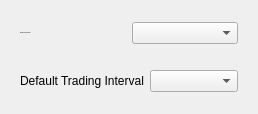
                            <widget class="QWidget" name="layoutWidget">
                                <property name="geometry">
                                    <rect>
                                        <x>10</x>
                                        <y>270</y>
                                        <width>258</width>
                                        <height>114</height>
                                    </rect>
                                </property>
                                <layout class="QVBoxLayout" name="verticalLayout_21">
                                    <item>
                                        <layout class="QHBoxLayout" name="horizontalLayout_6">
                                            <property name="leftMargin">
                                                <number>9</number>
                                            </property>
                                            <property name="topMargin">
                                                <number>9</number>
                                            </property>
                                            <property name="rightMargin">
                                                <number>9</number>
                                            </property>
                                            <property name="bottomMargin">
                                                <number>9</number>
                                            </property>
                                            <item>
                                                <widget class="QLabel" name="stockTradingStrategyListLabel">
                                                    <property name="font">
                                                        <font>
                                                            <family>Segoe UI</family>
                                                            <pointsize>-1</pointsize>
                                                            <italic>false</italic>
                                                            <bold>false</bold>
                                                            <strikeout>false</strikeout>
                                                        </font>
                                                    </property>
                                                    <property name="text">
                                                        <string>Default Trading Strategy</string>
                                                    </property>
                                                </widget>
                                            </item>
                                            <item>
                                                <widget class="QComboBox" name="stockTradingStrategyListValue"/>
                                            </item>
                                        </layout>
                                    </item>
                                    <item>
                                        <layout class="QHBoxLayout" name="horizontalLayout_7">
                                            <property name="leftMargin">
                                                <number>9</number>
                                            </property>
                                            <property name="topMargin">
                                                <number>9</number>
                                            </property>
                                            <property name="rightMargin">
                                                <number>9</number>
                                            </property>
                                            <property name="bottomMargin">
                                                <number>9</number>
                                            </property>
                                            <item>
                                                <widget class="QLabel" name="stockTradingIntervalLabel">
                                                    <property name="text">
                                                        <string>Default Trading Interval</string>
                                                    </property>
                                                </widget>
                                            </item>
                                            <item>
                                                <widget class="QComboBox" name="stockTradingIntervalValue"/>
                                            </item>
                                        </layout>
                                    </item>
                                </layout>
                            </widget>
